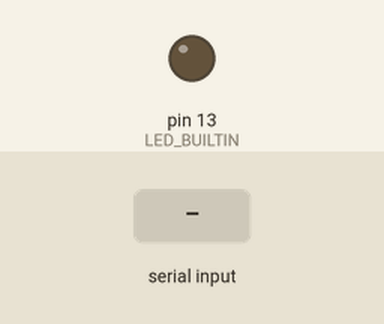
Simulated run of this sketch. Board: Arduino Uno, built with avr-gcc and run on an emulated ATmega328P. Parts: output pins drawn as LEDs (lit = HIGH). Dashed ring = blinking. The inputs (shaded band) are chosen by the test bench.

Above: at 1.2 s.
1.3 s: "2\n" received over Serial
At 1.7 s:
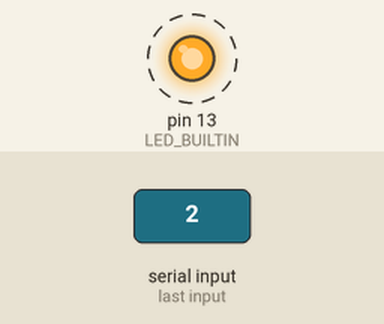
4.3 s: "+\n" received over Serial
At 5.2 s:
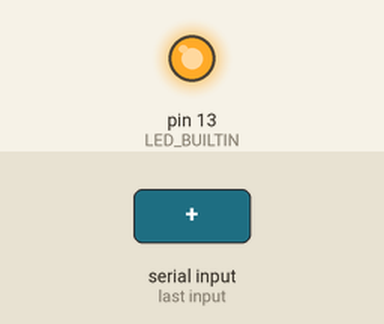
5.8 s: byte 50 ('2') received over Serial
At 8.7 s:
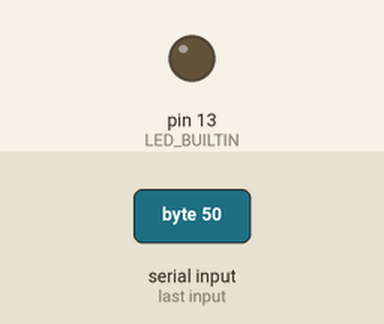
Timing chart, 0 to 10.2 s (numbered marks = the images above; inputs shaded):
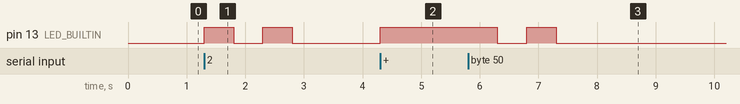

The sketch:

1_5_1.ino
```cpp
/*
  SwitchCase sketch
  example showing switch statement by switching on chars from the serial port

  sending the character 1 blinks the LED once, sending 2 blinks twice
  sending + turns the LED on, sending - turns it off
  any other character prints a message to the Serial Monitor
*/

void setup()
{
  Serial.begin(9600); // Initialize serial port to send and receive at 9600 baud
  pinMode(LED_BUILTIN, OUTPUT);
}
void loop()
{
  if (Serial.available()) // Check to see if at least one character is available
  {
    char ch = Serial.read();
    switch (ch)
    {
      case '1':
        digitalWrite(LED_BUILTIN, HIGH);
        delay(500);
        digitalWrite(LED_BUILTIN, LOW);
        delay(500);
        break;
      case '2':
        digitalWrite(LED_BUILTIN, HIGH);
        delay(500);
        digitalWrite(LED_BUILTIN, LOW);
        delay(500);
        digitalWrite(LED_BUILTIN, HIGH);
        delay(500);
        digitalWrite(LED_BUILTIN, LOW);
        delay(500);
        break;
      case '+':
        digitalWrite(LED_BUILTIN, HIGH);
        break;
      case '-':
        digitalWrite(LED_BUILTIN, LOW);
        break;
      case '\n': //we don't want to enter you pressed being sent
        break;
      default :
        Serial.print(ch);
        Serial.println(" was received but not expected");
        break;
    }
  }
}
```

Measured:
- after the input at 1.3 s, pin 13 (LED_BUILTIN): alternates HIGH for 0.50 s and LOW for 0.50 s, 4 changes in all, then stays LOW, starting at once
- after the input at 4.3 s, pin 13 (LED_BUILTIN): LOW → HIGH at once
- after the input at 5.8 s, pin 13 (LED_BUILTIN): HIGH → LOW after 0.50 s, → HIGH 0.50 s later, → LOW 0.50 s later
